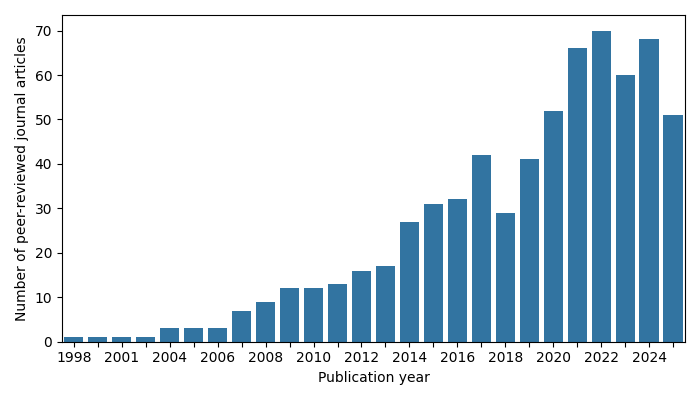

Generate this figure with Python:
from pathlib import Path

import pandas as pd
import seaborn as sns
import matplotlib.pyplot as plt

filepath = Path(__file__).resolve().parent / "ebsco-search-results.csv"
df = pd.read_csv(filepath)

cols = ["publicationDate", "subjects", "source"]
df = df[cols]
df["datetime"] = pd.to_datetime(df["publicationDate"], format="%Y%m%d")
df["year"] = df["datetime"].dt.year
# counts_df = df.groupby(["year", "source"]).size().reset_index(name="count")

fig, ax = plt.subplots(figsize=(7, 4))
sns.countplot(data=df, x="year")

labels = ax.get_xticklabels()
new_labels = [label if i % 2 == 0 else "" for i, label in enumerate(labels)]
ax.set_xticklabels(new_labels)

ax.set_ylabel("Number of peer-reviewed journal articles")
ax.set_xlabel("Publication year")

plt.tight_layout()
destination = Path(__file__).resolve().parent / "barplot_count-articles-over-time.png"
plt.savefig(destination)


d = 1
